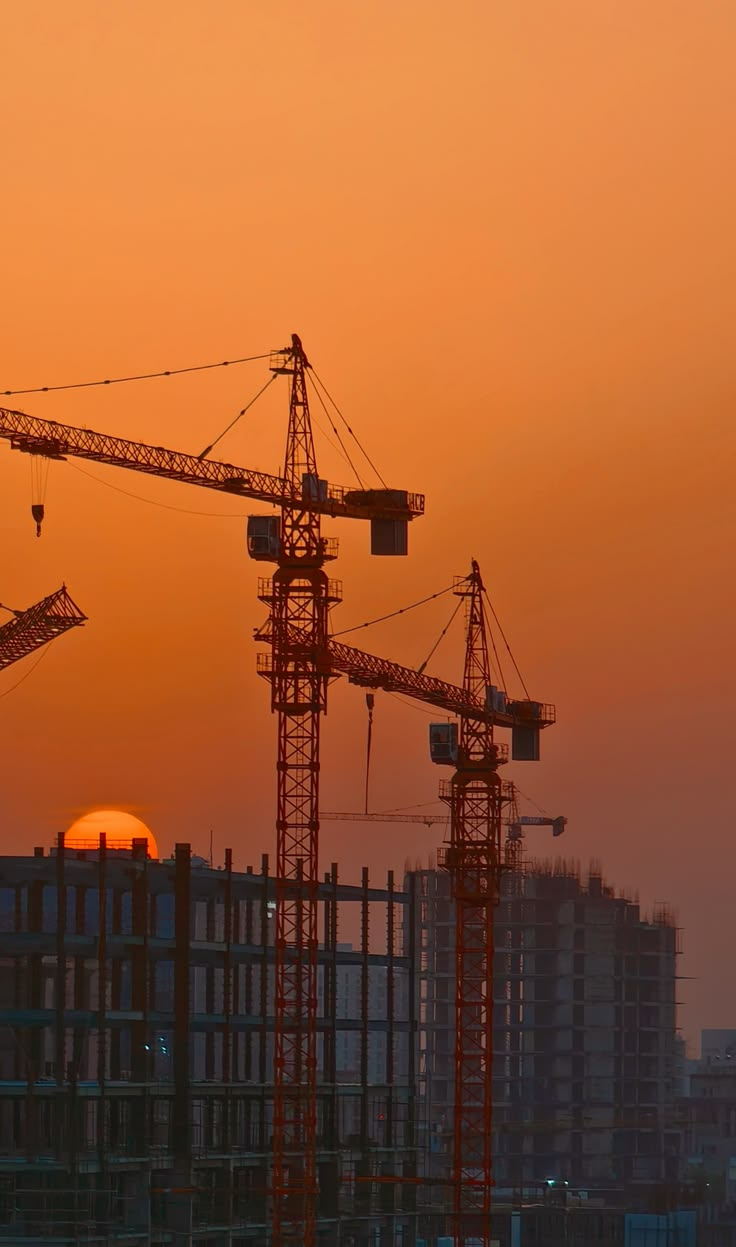
#> input picture sro-site/assets-src/slide-construction-src.jpg, 736 x 1247 px, found by its file name
$ python prepare-slide-photos.py
#> lines starting #> are read from the running program, lines starting #| are printed output that depends on the picture
### sro-site/scripts/monotone.py
"""Тёплый монохром — общая обработка всех фотографий сайта (с 26.09.2026).

Кадры присланы из разных мест и в разном свете: кран на лиловом закате,
папки с коричневыми корешками, серая статуя, бирюзовое небо изыскателей.
Вместе они читались пятью разными сайтами. Монохром сводит их в одну серию,
как отпечатки одной плёнки: яркость пикселя переводится в градиент палитры —
тени в графит разделов (accent-950), света в бумагу страницы (neutral-50).
Цвет исходника значения больше не имеет, важны только свет и тень.

У каждого кадра свои уровни (black, white, gamma): чёрная и белая точки
растягивают яркость, гамма меньше единицы высветляет. Кран на первом экране
сделан «светлым ключом» — небо уходит в бумагу, и кадр растворяется в листе
без серой полосы на стыке.

Только Pillow: яркость — Image.convert с весами Rec. 709, градиент —
таблица на 256 значений через Image.point.
"""
from PIL import Image

# Точки градиента: доля яркости → цвет. Между точками — линейно.
STOPS = (
    (0.0, (28, 24, 21)),  # accent-950 — графит тёмных разделов
    (0.45, (118, 105, 92)),  # тёплый серо-коричневый
    (0.78, (205, 194, 179)),  # песок
    (1.0, (251, 249, 245)),  # neutral-50 — бумага страницы
)
REC709 = (0.2126, 0.7152, 0.0722, 0)


def _ramp(x: float) -> tuple[int, int, int]:
    for (x0, c0), (x1, c1) in zip(STOPS, STOPS[1:]):
        if x <= x1:
            t = (x - x0) / (x1 - x0)
            return tuple(round(a + (b - a) * t) for a, b in zip(c0, c1))  # type: ignore[return-value]
    return STOPS[-1][1]


def monotone(img: Image.Image, black: float = 0.02, white: float = 0.95, gamma: float = 1.0) -> Image.Image:
    """Кадр в тёплом монохроме. black/white — доли яркости, растягиваемые до 0 и 1."""
    luma = img.convert("RGB").convert("L", REC709)
    table = []
    for v in range(256):
        x = min(1.0, max(0.0, (v / 255 - black) / (white - black))) ** gamma
        table.append(_ramp(x))
    channels = [luma.point([c[i] for c in table]) for i in range(3)]
    return Image.merge("RGB", channels)

### sro-site/scripts/prepare-slide-photos.py
#!/usr/bin/env python3
"""Готовит три кадра видов СРО: шапки страниц видов, а кран (hero-day) — ещё
и первый экран главной (с 26.09.2026 он там один и растворяется в бумаге).

Исходники — кадры, присланные заказчиком: кран — 25.09.2026 (900×1200),
план с рулеткой и геодезист — 28.09.2026 (1200×1600 и 1130×1699), все три
вертикальные. Это и есть оригиналы: крупнее их у заказчика нет. Шапки страниц видов растягивают
кадр во всю ширину окна, поэтому он увеличивается нейросетью Real-ESRGAN (x4plus),
если передан путь к её программе (`--esrgan`), иначе Lanczos с лёгкой
резкостью. Real-ESRGAN обучена на сжатых и уменьшенных снимках: снимает
артефакты JPEG и дорисовывает правдоподобную мелкую фактуру. Деталей,
которых в кадре не было, она не восстанавливает — придумывает похожие; для
фона под плёнкой это допустимо, для документального снимка — нет.

Модель увеличивает вчетверо, затем кадр уменьшается до SCALE исходника:
уменьшение после увеличения даёт чистые края без ореолов.

Затем тёплый монохром (scripts/monotone.py) — общий для всех фотографий
сайта: яркость в градиент «графит → бумага», у каждого кадра свои уровни.
До 26.09.2026 здесь было частичное тонирование в латунь, и кадры всё равно
читались тремя разными сайтами: лиловое небо, холодная бумага, бирюзовое небо.
Кран — «светлым ключом»: небо уходит в бумагу, и на первом экране кадр
растворяется в листе без серой полосы на стыке.

Имена файлов прежние (hero-day, slide-design, slide-survey) — на них ссылается
src/content/images.ts. Меняете кадры или тон — перемерьте контраст:
`node scripts/test-hero-contrast.mjs`.

    python3 scripts/prepare-slide-photos.py                                   # Lanczos
    python3 scripts/prepare-slide-photos.py --esrgan ./realesrgan-ncnn-vulkan # нейросеть

Программа: https://github.com/xinntao/Real-ESRGAN/releases/download/v0.2.5.0/realesrgan-ncnn-vulkan-20220424-ubuntu.zip
(47 МБ, в репозиторий не кладётся; модели лежат рядом с ней в models/). Без
видеокарты работает через программный Vulkan (пакет mesa-vulkan-drivers),
от 8 до 30 минут на кадр; результат кешируется во временной папке по содержимому
исходника.
"""
import argparse
import hashlib
import subprocess
import tempfile
from pathlib import Path

from PIL import Image, ImageEnhance, ImageFilter, ImageOps

from monotone import monotone

SRC = Path("assets-src")
OUT = Path("public/img")
# (исходник, имя, увеличение, яркость, уровни монохрома black/white/gamma).
# Чертежи — белая бумага: без приглушения мелкий текст шапки на 820–1024 px
# ложился на неё с контрастом 4,32:1 при норме 4,5. Кран — светлым ключом:
# белая точка на половине яркости уводит небо в бумагу.
# Кадры 28.09.2026 (план, геодезист) крупнее прежних: нейросеть им не нужна,
# план не увеличивается вовсе, геодезист — в полтора раза, обычным Lanczos.
# Последнее поле — снять шум медианным фильтром 3×3 перед обработкой: шум
# снимка и артефакты сжатия делали план 509 КБ при бюджете 180 (тонкие линии
# сами по себе сжимаются хорошо, плохо сжимается зерно между ними). Нейросеть
# у крана снимает шум сама.
# Геодезист — чуть темнее по белой точке (0.75): жёлтый штатив и прибор
# в монохроме уходили в бумагу, а деревья наверху — в сплошной графит.
# Предпоследнее поле — центр квадратной миниатюры (доли ширины и высоты): она стоит
# в списке видов СРО на первом экране главной, и в квадрат должен попасть
# предмет — башня крана, лист плана, изыскатели, а не небо.
SLIDES = [
    ("slide-construction-src.jpg", "hero-day", "construction", 2, 1.0, (0.03, 0.52, 0.80), (0.62, 0.22), False),
    ("design-plan-src.webp", "slide-design", "design", 1, 1.0, (0.05, 0.88, 1.0), (0.5, 0.45), True),
    ("survey-geodesist-src.jpg", "slide-survey", "survey", 1.5, 1.0, (0.03, 0.75, 1.0), (0.5, 0.3), True),
]
THUMB = 160  # px: миниатюра стоит в 48–56 px, запас на экраны с плотностью 3×
THUMB_LIMIT_KB = 12
WEBP_QUALITY, AVIF_QUALITY = 74, 50
WEBP_LIMIT_KB, AVIF_LIMIT_KB = 180, 120
CACHE = Path(tempfile.gettempdir()) / "sro-esrgan-cache"


def upscale(src: Path, img: Image.Image, scale: float, esrgan: Path | None, denoise: bool) -> Image.Image:
    size = (round(img.width * scale), round(img.height * scale))
    if denoise:
        img = img.filter(ImageFilter.MedianFilter(3))
    if scale == 1:
        return img
    if esrgan is None or scale < 2:
        img = img.resize(size, Image.LANCZOS)
        return img.filter(ImageFilter.UnsharpMask(radius=1.2, percent=60, threshold=2))
    cached = CACHE / f"{hashlib.sha1(src.read_bytes()).hexdigest()}-x4.png"
    if not cached.exists():
        CACHE.mkdir(exist_ok=True)
        subprocess.run([str(esrgan), "-i", str(src.resolve()), "-o", str(cached), "-n", "realesrgan-x4plus"],
                       cwd=esrgan.parent, check=True, capture_output=True)
    return Image.open(cached).convert("RGB").resize(size, Image.LANCZOS)


def prepare(src: Path, name: str, slug: str, scale: float, brightness: float,
            levels: tuple[float, float, float], centering: tuple[float, float], denoise: bool,
            esrgan: Path | None) -> None:
    img = upscale(src, Image.open(src).convert("RGB"), scale, esrgan, denoise)
    if brightness != 1.0:
        img = ImageEnhance.Brightness(img).enhance(brightness)
    img = monotone(img, *levels)
    webp, avif = OUT / f"{name}.webp", OUT / f"{name}.avif"
    img.save(webp, "WEBP", quality=WEBP_QUALITY, method=6)
    img.save(avif, "AVIF", quality=AVIF_QUALITY)
    for path, limit in ((webp, WEBP_LIMIT_KB), (avif, AVIF_LIMIT_KB)):
        kb = path.stat().st_size / 1024
        mark = "ok" if kb <= limit else f"ПРЕВЫШЕН бюджет {limit} КБ"
        print(f"{path}: {img.width}×{img.height}, {kb:.0f} КБ — {mark}")

    # Миниатюра для списка видов СРО на первом экране. Отдельным файлом:
    # полный кадр весит 70–130 КБ, а в списке он занимает 56 px.
    thumb = ImageOps.fit(img, (THUMB, THUMB), Image.LANCZOS, centering=centering)
    for ext, fmt, quality in (("webp", "WEBP", 80), ("avif", "AVIF", 60)):
        path = OUT / f"sro-thumb-{slug}.{ext}"
        thumb.save(path, fmt, quality=quality)
        kb = path.stat().st_size / 1024
        mark = "ok" if kb <= THUMB_LIMIT_KB else f"ПРЕВЫШЕН бюджет {THUMB_LIMIT_KB} КБ"
        print(f"{path}: {THUMB}×{THUMB}, {kb:.0f} КБ — {mark}")


def main() -> None:
    ap = argparse.ArgumentParser()
    ap.add_argument("--esrgan", type=Path, help="программа realesrgan-ncnn-vulkan (иначе Lanczos)")
    args = ap.parse_args()
    for source, name, slug, scale, brightness, levels, centering, denoise in SLIDES:
        prepare(SRC / source, name, slug, scale, brightness, levels, centering, denoise, args.esrgan)
#> in upscale, `size = (round(img.width * scale), round(img.height * scale))`: size = (1472, 2494)
#> in monotone, `luma = img.convert("RGB").convert("L", REC709)`:
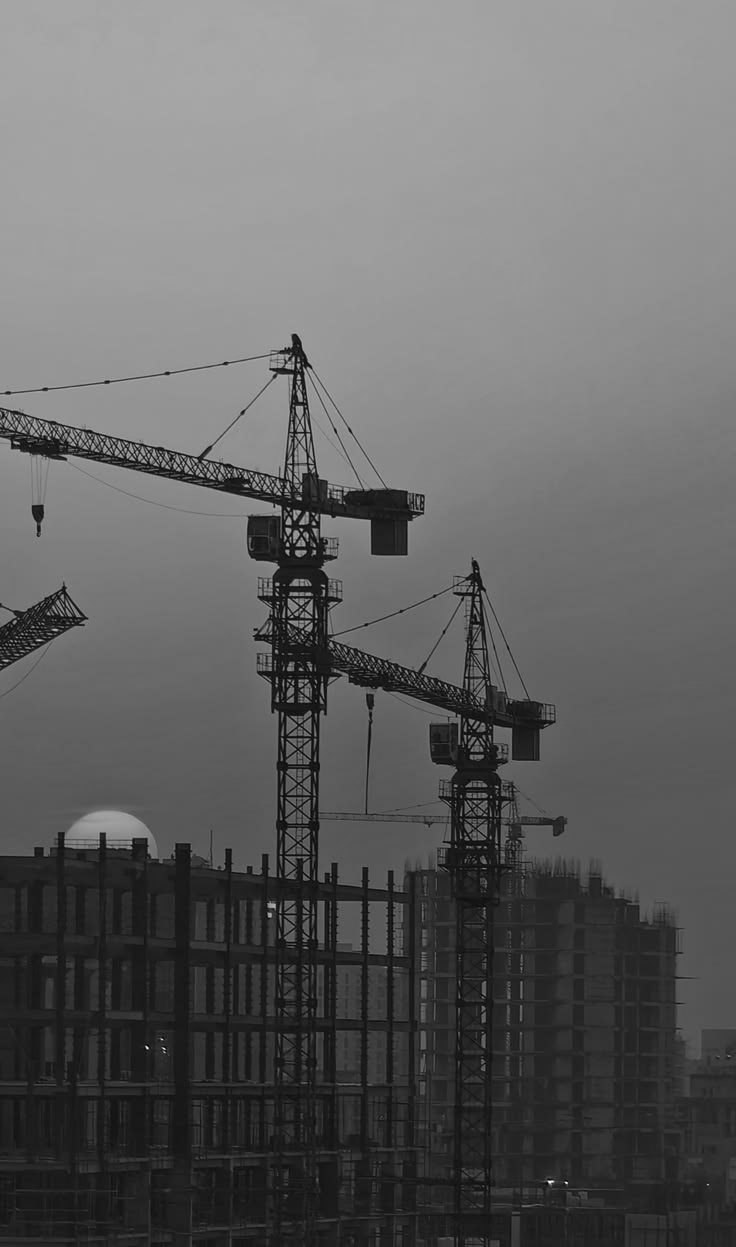
#> luma: PIL image 1472x2494 L (shown at 1/2 size); min 0, max 255, mean 99.3
#> in monotone, `channels = [luma.point([c[i] for c in table]) for i in range(3)]`: channels = 3 items
#> in monotone, `return Image.merge("RGB", channels)`:
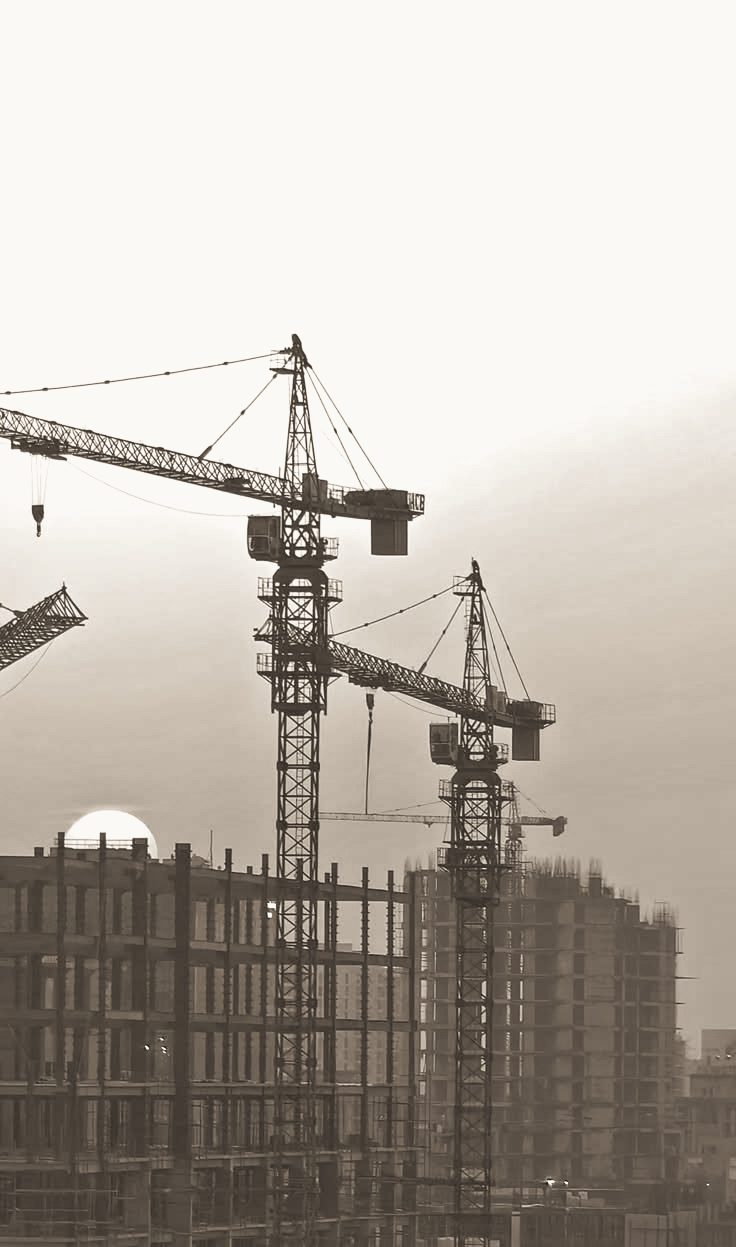
#> returned value: PIL image 1472x2494 RGB (shown at 1/2 size); mean R, G, B 184.1, 177.2, 168.9


if __name__ == "__main__":
#> (the run stopped early here; a loop or call above may not have finished)

$ run again, with sro-site/assets-src/article-dogovor-src.jpg copied over sro-site/assets-src/slide-construction-src.jpg
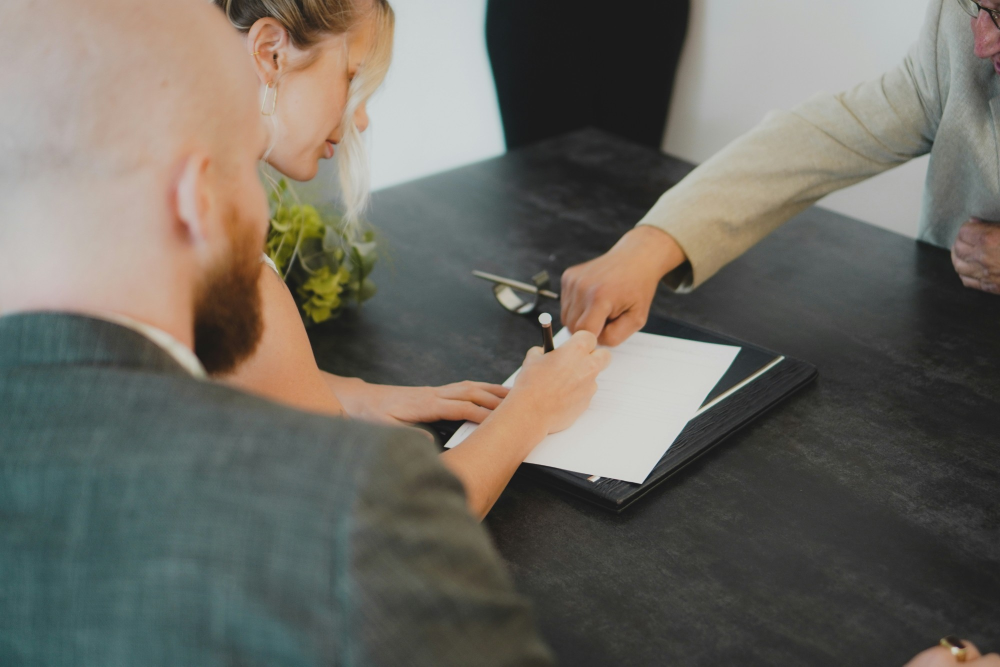
#> input picture sro-site/assets-src/article-dogovor-src.jpg, 2000 x 1333 px, found by its file name (shown at 1/2 size)
#> size = (4000, 2666)
#> in monotone, `luma = img.convert("RGB").convert("L", REC709)`:
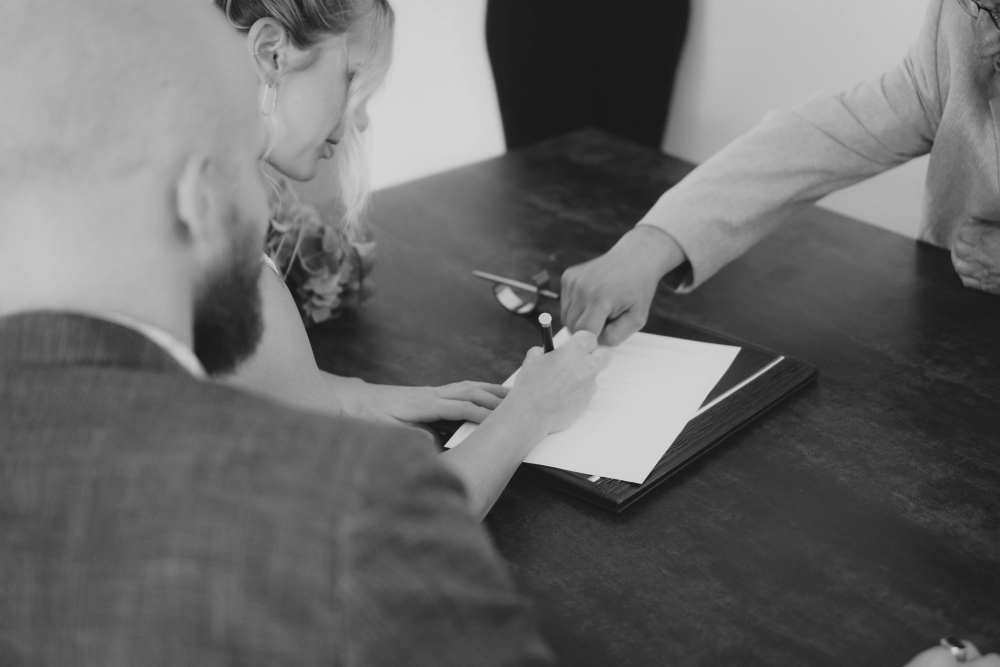
#> luma: PIL image 4000x2666 L (shown at 1/4 size); min 10, max 225, mean 106.1
#> channels = 3 items
#> in monotone, `return Image.merge("RGB", channels)`:
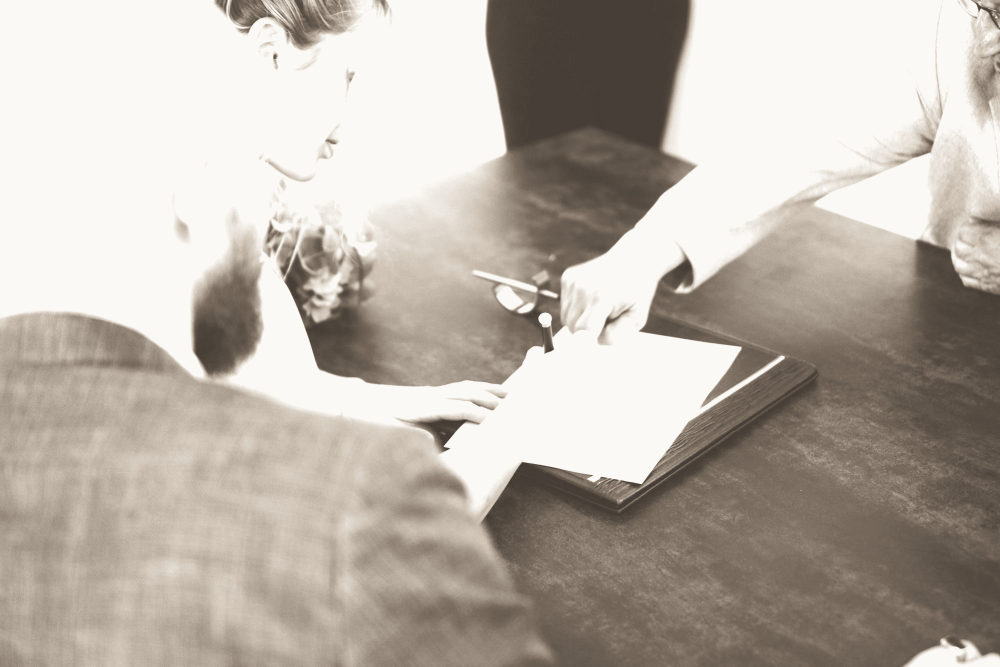
#> returned value: PIL image 4000x2666 RGB (shown at 1/4 size); mean R, G, B 185.6, 177.6, 168.1

$ run again, with sro-site/assets-src/blueprint-card-src.jpg copied over sro-site/assets-src/slide-construction-src.jpg
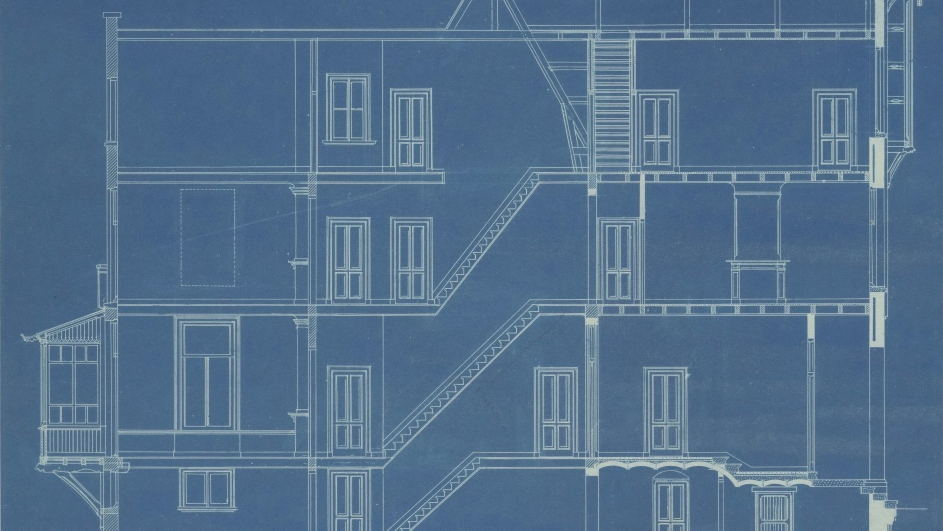
#> input picture sro-site/assets-src/blueprint-card-src.jpg, 1886 x 1061 px, found by its file name (shown at 1/2 size)
#> size = (3772, 2122)
#> in monotone, `luma = img.convert("RGB").convert("L", REC709)`:
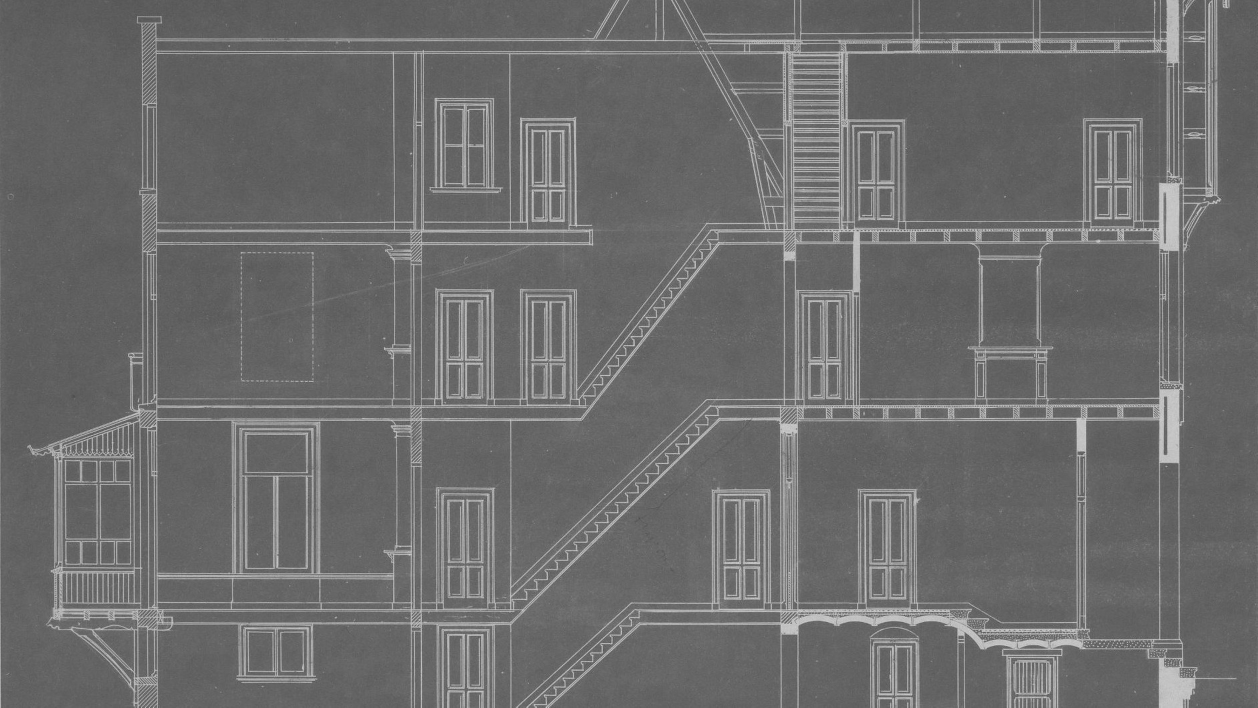
#> luma: PIL image 3772x2122 L (shown at 1/3 size); min 52, max 238, mean 107.9
#> channels = 3 items
#> in monotone, `return Image.merge("RGB", channels)`:
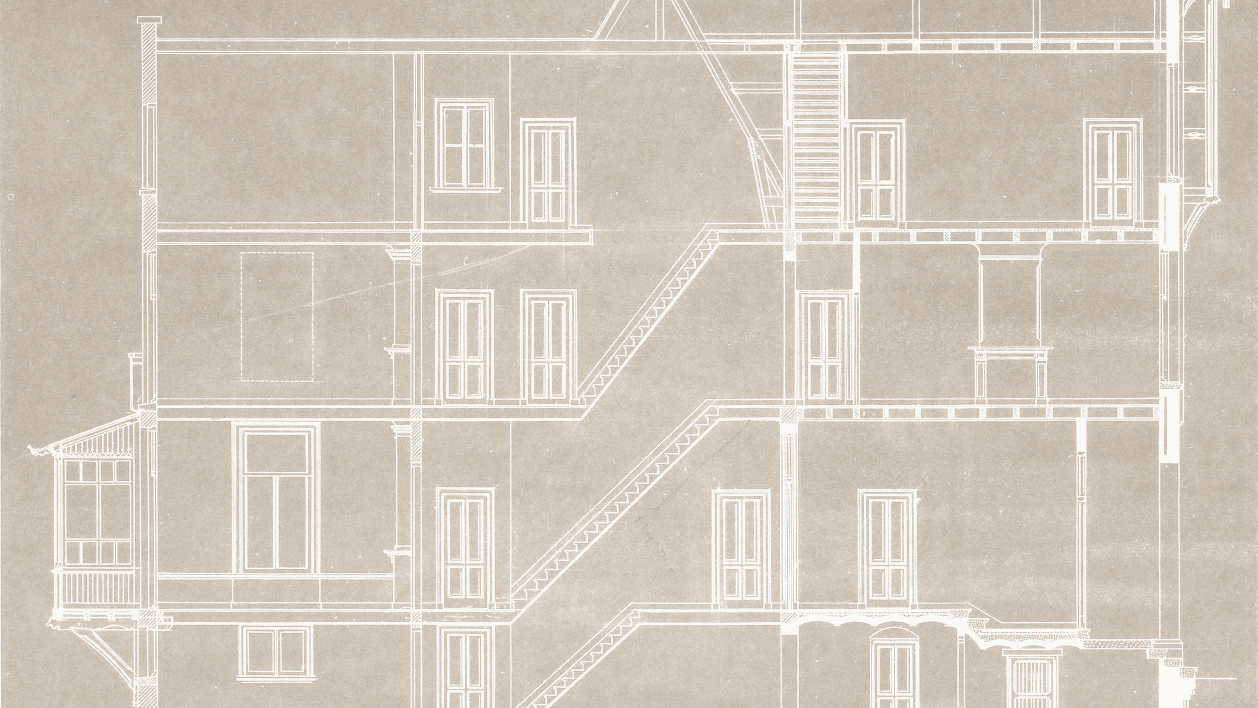
#> returned value: PIL image 3772x2122 RGB (shown at 1/3 size); mean R, G, B 211.1, 201.6, 189
